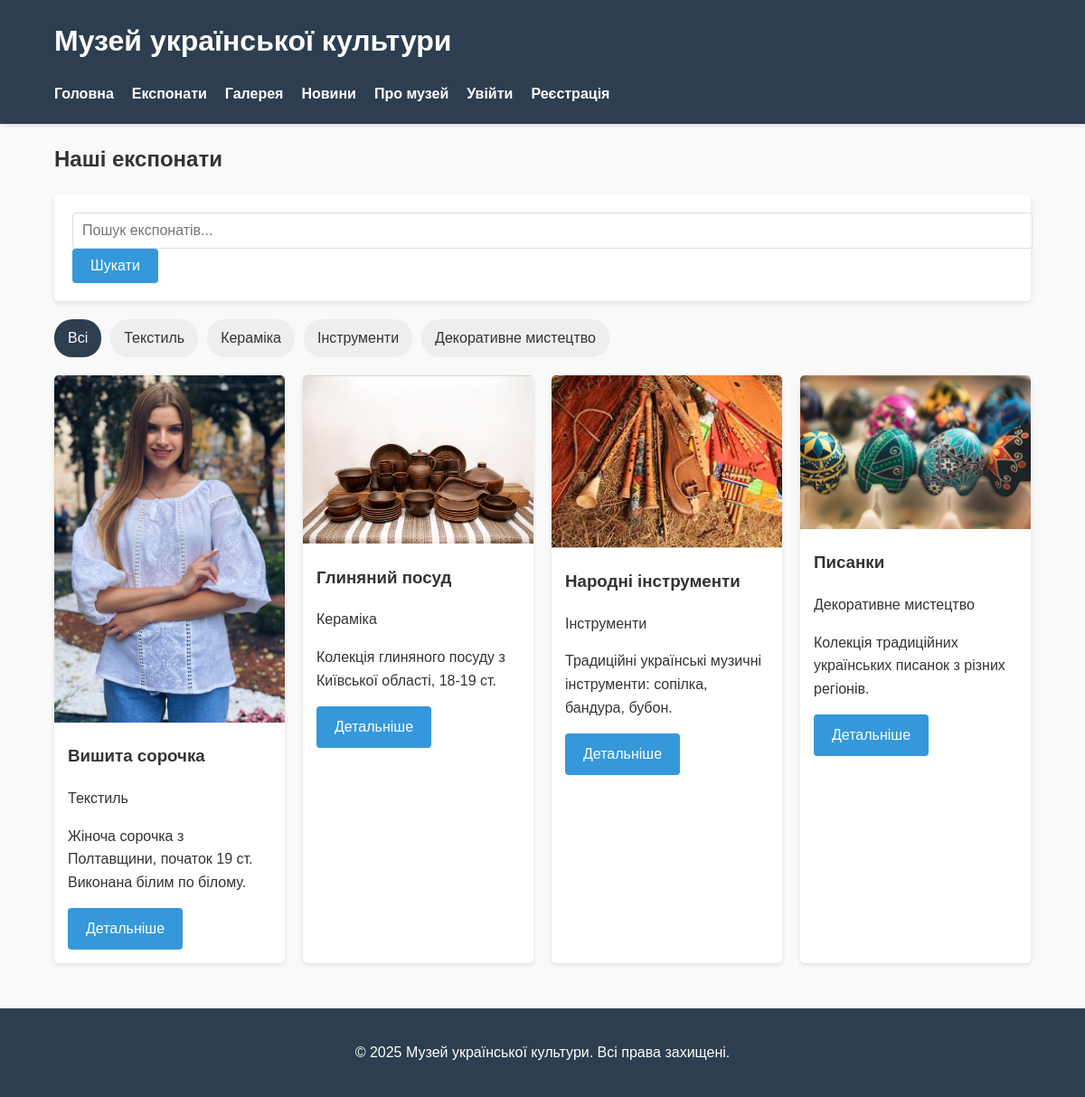
Page /index.php?page=exhibits on the committed database.
### tables this page shows
CREATE TABLE `exhibits` (
  `id` int NOT NULL,
  `title` varchar(255) NOT NULL,
  `description` text NOT NULL,
  `category` varchar(100) NOT NULL,
  `image` varchar(255) DEFAULT NULL,
  `full_text` text NOT NULL,
  `created_at` timestamp NULL DEFAULT CURRENT_TIMESTAMP
);

### classes/Exhibit.php (called while the page is built, shortened)
<?php
class Exhibit {
    private $db;
    public function __construct(Database $db) {
        $this->db = $db;
    }
    public function getExhibits($category = null) {
        if ($category) {
            $stmt = $this->db->prepare("SELECT id, title, description, category, image, created_at FROM exhibits WHERE category = ? ORDER BY title");
            $stmt->bind_param("s", $category);
        } else {
            $stmt = $this->db->prepare("SELECT id, title, description, category, image, created_at FROM exhibits ORDER BY title");
        }
        $stmt->execute();
        $result = $stmt->get_result();
        return $result->fetch_all(MYSQLI_ASSOC);
    }
    public function getCategories() {
        $result = $this->db->query("SELECT DISTINCT category FROM exhibits");
        return $result->fetch_all(MYSQLI_ASSOC);
    }
}
?>

### classes/Database.php (called while the page is built, shortened)
<?php
class Database {
    private $connection;
    public function __construct() {
        $this->connection = new mysqli(DB_HOST, DB_USER, DB_PASS, DB_NAME);
        $this->connection->set_charset("utf8mb4");
    }
    public function query($sql) {
        return $this->connection->query($sql);
    }
    public function prepare($sql) {
        return $this->connection->prepare($sql);
    }
}
?>

### templates/exhibits.php (the view, shortened to what this page needs)
<h2>Наші експонати</h2>
<div class="exhibit-search">
    <form action="index.php?page=exhibits" method="GET">
        <input type="text" name="query" placeholder="Пошук експонатів...">
        <button type="submit">Шукати</button>
    </form>
</div>
<div class="exhibit-categories">
    <a href="index.php?page=exhibits" <?= !isset($_GET['category']) ? 'class="active"' : '' ?>>Всі</a>
    <?php foreach ($categories as $cat): ?>
    <a href="index.php?page=exhibits&category=<?= urlencode($cat['category']) ?>"
       <?= (isset($_GET['category']) && $_GET['category'] === $cat['category']) ? 'class="active"' : '' ?>>
        <?= htmlspecialchars($cat['category']) ?>
    </a>
    <?php endforeach; ?>
</div>
<div class="grid exhibit-results">
    <?php foreach ($exhibits as $item): ?>
    <div class="card">
        <?php if ($item['image']): ?>
        <img src="<?= htmlspecialchars($item['image']) ?>" alt="<?= htmlspecialchars($item['title']) ?>">
        <?php endif; ?>
        <div class="card-content">
            <h3 class="card-title"><?= htmlspecialchars($item['title']) ?></h3>
            <p class="exhibit-category"><?= htmlspecialchars($item['category']) ?></p>
            <p><?= htmlspecialchars($item['description']) ?></p>
            <a href="index.php?page=exhibit&id=<?= $item['id'] ?>" class="btn">Детальніше</a>
        </div>
    </div>
    <?php endforeach; ?>
</div>

### assets/css/style.css (style rules this page uses)
body { font-family: 'Arial', sans-serif; line-height: 1.6; margin: 0; padding: 0; color: #333; background-color: #f9f9f9; }
.card { background: white; border-radius: 5px; box-shadow: 0 2px 5px rgba(0,0,0,0.1); margin-bottom: 20px; overflow: hidden; }
.card img { width: 100%; height: auto; }
.card-content { padding: 15px; }
.card-title { margin-top: 0; }
.grid { display: grid; grid-template-columns: repeat(auto-fill, minmax(250px, 1fr)); gap: 20px; margin: 20px 0; }
form { background: white; padding: 20px; border-radius: 5px; box-shadow: 0 2px 5px rgba(0,0,0,0.1); }
input[type="text"], input[type="password"], textarea, select { width: 100%; padding: 10px; border: 1px solid #ddd; border-radius: 4px; font-size: 16px; }
button, input[type="submit"], .btn { background: #3498db; color: white; border: none; padding: 10px 20px; border-radius: 4px; cursor: pointer; font-size: 16px; text-decoration: none; display: inline-block; }
.exhibit-categories { display: flex; flex-wrap: wrap; gap: 10px; margin: 20px 0; }
.exhibit-categories a { padding: 8px 15px; background: #eee; border-radius: 20px; text-decoration: none; color: #333; }
.exhibit-categories a:hover, .exhibit-categories a.active { background: #2c3e50; color: white; }

### rows in the picture
exhibits: image (picture), title "Вишита сорочка", category "Текстиль", description "Жіноча сорочка з Полтавщини, початок 19 ст. Виконана білим по білому."
exhibits: image (picture), title "Глиняний посуд", category "Кераміка", description "Колекція глиняного посуду з Київської області, 18-19 ст."
exhibits: image (picture), title "Народні інструменти", category "Інструменти", description "Традиційні українські музичні інструменти: сопілка, бандура, бубон."
exhibits: image (picture), title "Писанки", category "Декоративне мистецтво", description "Колекція традиційних українських писанок з різних регіонів."

### other values in the picture
SITE_TITLE "Музей української культури"
$cat['category'] "Текстиль"
$cat['category'] "Кераміка"
$cat['category'] "Інструменти"
$cat['category'] "Декоративне мистецтво"
